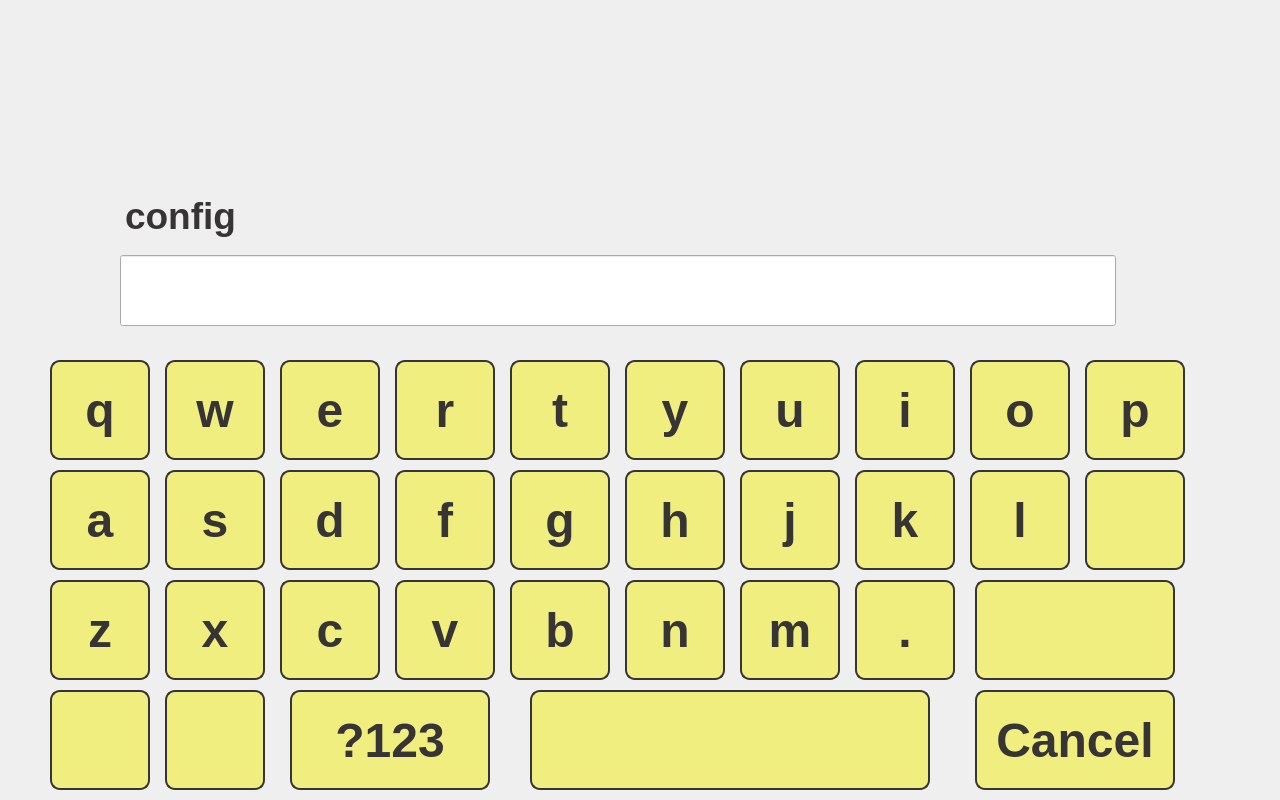
<?xml version="1.0" encoding="UTF-8"?>
<ui version="4.0">
 <class>KeyboardDialog</class>
 <widget class="QDialog" name="KeyboardDialog">
  <property name="geometry">
   <rect>
    <x>0</x>
    <y>0</y>
    <width>1280</width>
    <height>800</height>
   </rect>
  </property>
  <property name="windowTitle">
   <string>Dialog</string>
  </property>
  <property name="styleSheet">
   <string notr="true"/>
  </property>
  <widget class="QPushButton" name="shiftshortButton">
   <property name="geometry">
    <rect>
     <x>50</x>
     <y>690</y>
     <width>100</width>
     <height>100</height>
    </rect>
   </property>
   <property name="minimumSize">
    <size>
     <width>100</width>
     <height>100</height>
    </size>
   </property>
   <property name="styleSheet">
    <string notr="true">background-image: url(:/symbols/resources/shift.png);
background-color: rgb(240, 238, 126);
border-radius: 10px;
border:2px solid rgb(55, 52, 53);</string>
   </property>
   <property name="text">
    <string/>
   </property>
  </widget>
  <widget class="QPushButton" name="Button_1">
   <property name="geometry">
    <rect>
     <x>50</x>
     <y>360</y>
     <width>100</width>
     <height>100</height>
    </rect>
   </property>
   <property name="minimumSize">
    <size>
     <width>100</width>
     <height>100</height>
    </size>
   </property>
   <property name="font">
    <font>
     <family>Liberation Sans</family>
     <pointsize>36</pointsize>
     <weight>75</weight>
     <bold>true</bold>
    </font>
   </property>
   <property name="focusPolicy">
    <enum>Qt::NoFocus</enum>
   </property>
   <property name="styleSheet">
    <string notr="true">background-color: rgb(240, 238, 126);
border-radius: 10px;
border:2px solid rgb(55, 52, 53);
color: rgb(55, 52, 53);</string>
   </property>
   <property name="text">
    <string>q</string>
   </property>
  </widget>
  <widget class="QPushButton" name="shiftlongButton">
   <property name="geometry">
    <rect>
     <x>165</x>
     <y>690</y>
     <width>100</width>
     <height>100</height>
    </rect>
   </property>
   <property name="minimumSize">
    <size>
     <width>100</width>
     <height>100</height>
    </size>
   </property>
   <property name="styleSheet">
    <string notr="true">background-color: rgb(240, 238, 126);
background-image: url(:/symbols/resources/shift_long.png);
border-radius: 10px;
border:2px solid rgb(55, 52, 53);</string>
   </property>
   <property name="text">
    <string/>
   </property>
  </widget>
  <widget class="QPushButton" name="symbolsButton">
   <property name="geometry">
    <rect>
     <x>290</x>
     <y>690</y>
     <width>200</width>
     <height>100</height>
    </rect>
   </property>
   <property name="minimumSize">
    <size>
     <width>200</width>
     <height>100</height>
    </size>
   </property>
   <property name="font">
    <font>
     <family>Liberation Sans</family>
     <pointsize>36</pointsize>
     <weight>75</weight>
     <bold>true</bold>
    </font>
   </property>
   <property name="styleSheet">
    <string notr="true">background-color: rgb(240, 238, 126);
border-radius: 10px;
border:2px solid rgb(55, 52, 53);
color: rgb(55, 52, 53);</string>
   </property>
   <property name="text">
    <string>?123</string>
   </property>
  </widget>
  <widget class="QPushButton" name="spaceButton">
   <property name="geometry">
    <rect>
     <x>530</x>
     <y>690</y>
     <width>400</width>
     <height>100</height>
    </rect>
   </property>
   <property name="minimumSize">
    <size>
     <width>400</width>
     <height>100</height>
    </size>
   </property>
   <property name="styleSheet">
    <string notr="true">background-color: rgb(240, 238, 126);
border-radius: 10px;
border:2px solid rgb(55, 52, 53);</string>
   </property>
   <property name="text">
    <string/>
   </property>
  </widget>
  <widget class="QPushButton" name="cancelButton">
   <property name="geometry">
    <rect>
     <x>975</x>
     <y>690</y>
     <width>200</width>
     <height>100</height>
    </rect>
   </property>
   <property name="minimumSize">
    <size>
     <width>200</width>
     <height>100</height>
    </size>
   </property>
   <property name="font">
    <font>
     <family>Liberation Sans</family>
     <pointsize>36</pointsize>
     <weight>75</weight>
     <bold>true</bold>
    </font>
   </property>
   <property name="styleSheet">
    <string notr="true">background-color: rgb(240, 238, 126);
border-radius: 10px;
border:2px solid rgb(55, 52, 53);
color: rgb(55, 52, 53);</string>
   </property>
   <property name="text">
    <string>Cancel</string>
   </property>
  </widget>
  <widget class="QPushButton" name="Button_2">
   <property name="geometry">
    <rect>
     <x>165</x>
     <y>360</y>
     <width>100</width>
     <height>100</height>
    </rect>
   </property>
   <property name="minimumSize">
    <size>
     <width>100</width>
     <height>100</height>
    </size>
   </property>
   <property name="font">
    <font>
     <family>Liberation Sans</family>
     <pointsize>36</pointsize>
     <weight>75</weight>
     <bold>true</bold>
    </font>
   </property>
   <property name="focusPolicy">
    <enum>Qt::NoFocus</enum>
   </property>
   <property name="styleSheet">
    <string notr="true">background-color: rgb(240, 238, 126);
border-radius: 10px;
border:2px solid rgb(55, 52, 53);
color: rgb(55, 52, 53);</string>
   </property>
   <property name="text">
    <string>w</string>
   </property>
  </widget>
  <widget class="QPushButton" name="Button_4">
   <property name="geometry">
    <rect>
     <x>395</x>
     <y>360</y>
     <width>100</width>
     <height>100</height>
    </rect>
   </property>
   <property name="minimumSize">
    <size>
     <width>100</width>
     <height>100</height>
    </size>
   </property>
   <property name="font">
    <font>
     <family>Liberation Sans</family>
     <pointsize>36</pointsize>
     <weight>75</weight>
     <bold>true</bold>
    </font>
   </property>
   <property name="focusPolicy">
    <enum>Qt::NoFocus</enum>
   </property>
   <property name="styleSheet">
    <string notr="true">background-color: rgb(240, 238, 126);
border-radius: 10px;
border:2px solid rgb(55, 52, 53);
color: rgb(55, 52, 53);</string>
   </property>
   <property name="text">
    <string>r</string>
   </property>
  </widget>
  <widget class="QPushButton" name="Button_3">
   <property name="geometry">
    <rect>
     <x>280</x>
     <y>360</y>
     <width>100</width>
     <height>100</height>
    </rect>
   </property>
   <property name="minimumSize">
    <size>
     <width>100</width>
     <height>100</height>
    </size>
   </property>
   <property name="font">
    <font>
     <family>Liberation Sans</family>
     <pointsize>36</pointsize>
     <weight>75</weight>
     <bold>true</bold>
    </font>
   </property>
   <property name="focusPolicy">
    <enum>Qt::NoFocus</enum>
   </property>
   <property name="styleSheet">
    <string notr="true">background-color: rgb(240, 238, 126);
border-radius: 10px;
border:2px solid rgb(55, 52, 53);
color: rgb(55, 52, 53);</string>
   </property>
   <property name="text">
    <string>e</string>
   </property>
  </widget>
  <widget class="QPushButton" name="Button_7">
   <property name="geometry">
    <rect>
     <x>740</x>
     <y>360</y>
     <width>100</width>
     <height>100</height>
    </rect>
   </property>
   <property name="minimumSize">
    <size>
     <width>100</width>
     <height>100</height>
    </size>
   </property>
   <property name="font">
    <font>
     <family>Liberation Sans</family>
     <pointsize>36</pointsize>
     <weight>75</weight>
     <bold>true</bold>
    </font>
   </property>
   <property name="focusPolicy">
    <enum>Qt::NoFocus</enum>
   </property>
   <property name="styleSheet">
    <string notr="true">background-color: rgb(240, 238, 126);
border-radius: 10px;
border:2px solid rgb(55, 52, 53);
color: rgb(55, 52, 53);</string>
   </property>
   <property name="text">
    <string>u</string>
   </property>
  </widget>
  <widget class="QPushButton" name="Button_6">
   <property name="geometry">
    <rect>
     <x>625</x>
     <y>360</y>
     <width>100</width>
     <height>100</height>
    </rect>
   </property>
   <property name="minimumSize">
    <size>
     <width>100</width>
     <height>100</height>
    </size>
   </property>
   <property name="font">
    <font>
     <family>Liberation Sans</family>
     <pointsize>36</pointsize>
     <weight>75</weight>
     <bold>true</bold>
    </font>
   </property>
   <property name="focusPolicy">
    <enum>Qt::NoFocus</enum>
   </property>
   <property name="styleSheet">
    <string notr="true">background-color: rgb(240, 238, 126);
border-radius: 10px;
border:2px solid rgb(55, 52, 53);
color: rgb(55, 52, 53);</string>
   </property>
   <property name="text">
    <string>y</string>
   </property>
  </widget>
  <widget class="QPushButton" name="Button_5">
   <property name="geometry">
    <rect>
     <x>510</x>
     <y>360</y>
     <width>100</width>
     <height>100</height>
    </rect>
   </property>
   <property name="minimumSize">
    <size>
     <width>100</width>
     <height>100</height>
    </size>
   </property>
   <property name="font">
    <font>
     <family>Liberation Sans</family>
     <pointsize>36</pointsize>
     <weight>75</weight>
     <bold>true</bold>
    </font>
   </property>
   <property name="focusPolicy">
    <enum>Qt::NoFocus</enum>
   </property>
   <property name="styleSheet">
    <string notr="true">background-color: rgb(240, 238, 126);
border-radius: 10px;
border:2px solid rgb(55, 52, 53);
color: rgb(55, 52, 53);</string>
   </property>
   <property name="text">
    <string>t</string>
   </property>
  </widget>
  <widget class="QPushButton" name="Button_8">
   <property name="geometry">
    <rect>
     <x>855</x>
     <y>360</y>
     <width>100</width>
     <height>100</height>
    </rect>
   </property>
   <property name="minimumSize">
    <size>
     <width>100</width>
     <height>100</height>
    </size>
   </property>
   <property name="font">
    <font>
     <family>Liberation Sans</family>
     <pointsize>36</pointsize>
     <weight>75</weight>
     <bold>true</bold>
    </font>
   </property>
   <property name="focusPolicy">
    <enum>Qt::NoFocus</enum>
   </property>
   <property name="styleSheet">
    <string notr="true">background-color: rgb(240, 238, 126);
border-radius: 10px;
border:2px solid rgb(55, 52, 53);
color: rgb(55, 52, 53);</string>
   </property>
   <property name="text">
    <string>i</string>
   </property>
  </widget>
  <widget class="QPushButton" name="Button_9">
   <property name="geometry">
    <rect>
     <x>970</x>
     <y>360</y>
     <width>100</width>
     <height>100</height>
    </rect>
   </property>
   <property name="minimumSize">
    <size>
     <width>100</width>
     <height>100</height>
    </size>
   </property>
   <property name="font">
    <font>
     <family>Liberation Sans</family>
     <pointsize>36</pointsize>
     <weight>75</weight>
     <bold>true</bold>
    </font>
   </property>
   <property name="focusPolicy">
    <enum>Qt::NoFocus</enum>
   </property>
   <property name="styleSheet">
    <string notr="true">background-color: rgb(240, 238, 126);
border-radius: 10px;
border:2px solid rgb(55, 52, 53);
color: rgb(55, 52, 53);</string>
   </property>
   <property name="text">
    <string>o</string>
   </property>
  </widget>
  <widget class="QPushButton" name="Button_10">
   <property name="geometry">
    <rect>
     <x>1085</x>
     <y>360</y>
     <width>100</width>
     <height>100</height>
    </rect>
   </property>
   <property name="minimumSize">
    <size>
     <width>100</width>
     <height>100</height>
    </size>
   </property>
   <property name="font">
    <font>
     <family>Liberation Sans</family>
     <pointsize>36</pointsize>
     <weight>75</weight>
     <bold>true</bold>
    </font>
   </property>
   <property name="focusPolicy">
    <enum>Qt::NoFocus</enum>
   </property>
   <property name="styleSheet">
    <string notr="true">background-color: rgb(240, 238, 126);
border-radius: 10px;
border:2px solid rgb(55, 52, 53);
color: rgb(55, 52, 53);</string>
   </property>
   <property name="text">
    <string>p</string>
   </property>
  </widget>
  <widget class="QPushButton" name="Button_13">
   <property name="geometry">
    <rect>
     <x>280</x>
     <y>470</y>
     <width>100</width>
     <height>100</height>
    </rect>
   </property>
   <property name="minimumSize">
    <size>
     <width>100</width>
     <height>100</height>
    </size>
   </property>
   <property name="font">
    <font>
     <family>Liberation Sans</family>
     <pointsize>36</pointsize>
     <weight>75</weight>
     <bold>true</bold>
    </font>
   </property>
   <property name="focusPolicy">
    <enum>Qt::NoFocus</enum>
   </property>
   <property name="styleSheet">
    <string notr="true">background-color: rgb(240, 238, 126);
border-radius: 10px;
border:2px solid rgb(55, 52, 53);
color: rgb(55, 52, 53);</string>
   </property>
   <property name="text">
    <string>d</string>
   </property>
  </widget>
  <widget class="QPushButton" name="Button_12">
   <property name="geometry">
    <rect>
     <x>165</x>
     <y>470</y>
     <width>100</width>
     <height>100</height>
    </rect>
   </property>
   <property name="minimumSize">
    <size>
     <width>100</width>
     <height>100</height>
    </size>
   </property>
   <property name="font">
    <font>
     <family>Liberation Sans</family>
     <pointsize>36</pointsize>
     <weight>75</weight>
     <bold>true</bold>
    </font>
   </property>
   <property name="focusPolicy">
    <enum>Qt::NoFocus</enum>
   </property>
   <property name="styleSheet">
    <string notr="true">background-color: rgb(240, 238, 126);
border-radius: 10px;
border:2px solid rgb(55, 52, 53);
color: rgb(55, 52, 53);</string>
   </property>
   <property name="text">
    <string>s</string>
   </property>
  </widget>
  <widget class="QPushButton" name="Button_15">
   <property name="geometry">
    <rect>
     <x>510</x>
     <y>470</y>
     <width>100</width>
     <height>100</height>
    </rect>
   </property>
   <property name="minimumSize">
    <size>
     <width>100</width>
     <height>100</height>
    </size>
   </property>
   <property name="font">
    <font>
     <family>Liberation Sans</family>
     <pointsize>36</pointsize>
     <weight>75</weight>
     <bold>true</bold>
    </font>
   </property>
   <property name="focusPolicy">
    <enum>Qt::NoFocus</enum>
   </property>
   <property name="styleSheet">
    <string notr="true">background-color: rgb(240, 238, 126);
border-radius: 10px;
border:2px solid rgb(55, 52, 53);
color: rgb(55, 52, 53);</string>
   </property>
   <property name="text">
    <string>g</string>
   </property>
  </widget>
  <widget class="QPushButton" name="Button_11">
   <property name="geometry">
    <rect>
     <x>50</x>
     <y>470</y>
     <width>100</width>
     <height>100</height>
    </rect>
   </property>
   <property name="minimumSize">
    <size>
     <width>100</width>
     <height>100</height>
    </size>
   </property>
   <property name="font">
    <font>
     <family>Liberation Sans</family>
     <pointsize>36</pointsize>
     <weight>75</weight>
     <bold>true</bold>
    </font>
   </property>
   <property name="focusPolicy">
    <enum>Qt::NoFocus</enum>
   </property>
   <property name="styleSheet">
    <string notr="true">background-color: rgb(240, 238, 126);
border-radius: 10px;
border:2px solid rgb(55, 52, 53);
color: rgb(55, 52, 53);</string>
   </property>
   <property name="text">
    <string>a</string>
   </property>
  </widget>
  <widget class="QPushButton" name="Button_14">
   <property name="geometry">
    <rect>
     <x>395</x>
     <y>470</y>
     <width>100</width>
     <height>100</height>
    </rect>
   </property>
   <property name="minimumSize">
    <size>
     <width>100</width>
     <height>100</height>
    </size>
   </property>
   <property name="font">
    <font>
     <family>Liberation Sans</family>
     <pointsize>36</pointsize>
     <weight>75</weight>
     <bold>true</bold>
    </font>
   </property>
   <property name="focusPolicy">
    <enum>Qt::NoFocus</enum>
   </property>
   <property name="styleSheet">
    <string notr="true">background-color: rgb(240, 238, 126);
border-radius: 10px;
border:2px solid rgb(55, 52, 53);
color: rgb(55, 52, 53);</string>
   </property>
   <property name="text">
    <string>f</string>
   </property>
  </widget>
  <widget class="QPushButton" name="Button_16">
   <property name="geometry">
    <rect>
     <x>625</x>
     <y>470</y>
     <width>100</width>
     <height>100</height>
    </rect>
   </property>
   <property name="minimumSize">
    <size>
     <width>100</width>
     <height>100</height>
    </size>
   </property>
   <property name="font">
    <font>
     <family>Liberation Sans</family>
     <pointsize>36</pointsize>
     <weight>75</weight>
     <bold>true</bold>
    </font>
   </property>
   <property name="focusPolicy">
    <enum>Qt::NoFocus</enum>
   </property>
   <property name="styleSheet">
    <string notr="true">background-color: rgb(240, 238, 126);
border-radius: 10px;
border:2px solid rgb(55, 52, 53);
color: rgb(55, 52, 53);</string>
   </property>
   <property name="text">
    <string>h</string>
   </property>
  </widget>
  <widget class="QPushButton" name="backButton">
   <property name="geometry">
    <rect>
     <x>1085</x>
     <y>470</y>
     <width>100</width>
     <height>100</height>
    </rect>
   </property>
   <property name="minimumSize">
    <size>
     <width>100</width>
     <height>100</height>
    </size>
   </property>
   <property name="font">
    <font>
     <family>Liberation Sans</family>
     <pointsize>36</pointsize>
     <weight>75</weight>
     <bold>true</bold>
    </font>
   </property>
   <property name="focusPolicy">
    <enum>Qt::NoFocus</enum>
   </property>
   <property name="styleSheet">
    <string notr="true">background-color: rgb(240, 238, 126);
background-image: url(:/symbols/resources/backspace.png);
border-radius: 10px;
border:2px solid rgb(55, 52, 53);
color: rgb(55, 52, 53);</string>
   </property>
   <property name="text">
    <string/>
   </property>
  </widget>
  <widget class="QPushButton" name="Button_18">
   <property name="geometry">
    <rect>
     <x>855</x>
     <y>470</y>
     <width>100</width>
     <height>100</height>
    </rect>
   </property>
   <property name="minimumSize">
    <size>
     <width>100</width>
     <height>100</height>
    </size>
   </property>
   <property name="font">
    <font>
     <family>Liberation Sans</family>
     <pointsize>36</pointsize>
     <weight>75</weight>
     <bold>true</bold>
    </font>
   </property>
   <property name="focusPolicy">
    <enum>Qt::NoFocus</enum>
   </property>
   <property name="styleSheet">
    <string notr="true">background-color: rgb(240, 238, 126);
border-radius: 10px;
border:2px solid rgb(55, 52, 53);
color: rgb(55, 52, 53);</string>
   </property>
   <property name="text">
    <string>k</string>
   </property>
  </widget>
  <widget class="QPushButton" name="Button_17">
   <property name="geometry">
    <rect>
     <x>740</x>
     <y>470</y>
     <width>100</width>
     <height>100</height>
    </rect>
   </property>
   <property name="minimumSize">
    <size>
     <width>100</width>
     <height>100</height>
    </size>
   </property>
   <property name="font">
    <font>
     <family>Liberation Sans</family>
     <pointsize>36</pointsize>
     <weight>75</weight>
     <bold>true</bold>
    </font>
   </property>
   <property name="focusPolicy">
    <enum>Qt::NoFocus</enum>
   </property>
   <property name="styleSheet">
    <string notr="true">background-color: rgb(240, 238, 126);
border-radius: 10px;
border:2px solid rgb(55, 52, 53);
color: rgb(55, 52, 53);</string>
   </property>
   <property name="text">
    <string>j</string>
   </property>
  </widget>
  <widget class="QPushButton" name="Button_19">
   <property name="geometry">
    <rect>
     <x>970</x>
     <y>470</y>
     <width>100</width>
     <height>100</height>
    </rect>
   </property>
   <property name="minimumSize">
    <size>
     <width>100</width>
     <height>100</height>
    </size>
   </property>
   <property name="font">
    <font>
     <family>Liberation Sans</family>
     <pointsize>36</pointsize>
     <weight>75</weight>
     <bold>true</bold>
    </font>
   </property>
   <property name="focusPolicy">
    <enum>Qt::NoFocus</enum>
   </property>
   <property name="styleSheet">
    <string notr="true">background-color: rgb(240, 238, 126);
border-radius: 10px;
border:2px solid rgb(55, 52, 53);
color: rgb(55, 52, 53);</string>
   </property>
   <property name="text">
    <string>l</string>
   </property>
  </widget>
  <widget class="QPushButton" name="Button_23">
   <property name="geometry">
    <rect>
     <x>395</x>
     <y>580</y>
     <width>100</width>
     <height>100</height>
    </rect>
   </property>
   <property name="minimumSize">
    <size>
     <width>100</width>
     <height>100</height>
    </size>
   </property>
   <property name="font">
    <font>
     <family>Liberation Sans</family>
     <pointsize>36</pointsize>
     <weight>75</weight>
     <bold>true</bold>
    </font>
   </property>
   <property name="focusPolicy">
    <enum>Qt::NoFocus</enum>
   </property>
   <property name="styleSheet">
    <string notr="true">background-color: rgb(240, 238, 126);
border-radius: 10px;
border:2px solid rgb(55, 52, 53);
color: rgb(55, 52, 53);</string>
   </property>
   <property name="text">
    <string>v</string>
   </property>
  </widget>
  <widget class="QPushButton" name="Button_24">
   <property name="geometry">
    <rect>
     <x>510</x>
     <y>580</y>
     <width>100</width>
     <height>100</height>
    </rect>
   </property>
   <property name="minimumSize">
    <size>
     <width>100</width>
     <height>100</height>
    </size>
   </property>
   <property name="font">
    <font>
     <family>Liberation Sans</family>
     <pointsize>36</pointsize>
     <weight>75</weight>
     <bold>true</bold>
    </font>
   </property>
   <property name="focusPolicy">
    <enum>Qt::NoFocus</enum>
   </property>
   <property name="styleSheet">
    <string notr="true">background-color: rgb(240, 238, 126);
border-radius: 10px;
border:2px solid rgb(55, 52, 53);
color: rgb(55, 52, 53);</string>
   </property>
   <property name="text">
    <string>b</string>
   </property>
  </widget>
  <widget class="QPushButton" name="Button_25">
   <property name="geometry">
    <rect>
     <x>625</x>
     <y>580</y>
     <width>100</width>
     <height>100</height>
    </rect>
   </property>
   <property name="minimumSize">
    <size>
     <width>100</width>
     <height>100</height>
    </size>
   </property>
   <property name="font">
    <font>
     <family>Liberation Sans</family>
     <pointsize>36</pointsize>
     <weight>75</weight>
     <bold>true</bold>
    </font>
   </property>
   <property name="focusPolicy">
    <enum>Qt::NoFocus</enum>
   </property>
   <property name="styleSheet">
    <string notr="true">background-color: rgb(240, 238, 126);
border-radius: 10px;
border:2px solid rgb(55, 52, 53);
color: rgb(55, 52, 53);</string>
   </property>
   <property name="text">
    <string>n</string>
   </property>
  </widget>
  <widget class="QPushButton" name="Button_22">
   <property name="geometry">
    <rect>
     <x>280</x>
     <y>580</y>
     <width>100</width>
     <height>100</height>
    </rect>
   </property>
   <property name="minimumSize">
    <size>
     <width>100</width>
     <height>100</height>
    </size>
   </property>
   <property name="font">
    <font>
     <family>Liberation Sans</family>
     <pointsize>36</pointsize>
     <weight>75</weight>
     <bold>true</bold>
    </font>
   </property>
   <property name="focusPolicy">
    <enum>Qt::NoFocus</enum>
   </property>
   <property name="styleSheet">
    <string notr="true">background-color: rgb(240, 238, 126);
border-radius: 10px;
border:2px solid rgb(55, 52, 53);
color: rgb(55, 52, 53);</string>
   </property>
   <property name="text">
    <string>c</string>
   </property>
  </widget>
  <widget class="QPushButton" name="Button_20">
   <property name="geometry">
    <rect>
     <x>50</x>
     <y>580</y>
     <width>100</width>
     <height>100</height>
    </rect>
   </property>
   <property name="minimumSize">
    <size>
     <width>100</width>
     <height>100</height>
    </size>
   </property>
   <property name="font">
    <font>
     <family>Liberation Sans</family>
     <pointsize>36</pointsize>
     <weight>75</weight>
     <bold>true</bold>
    </font>
   </property>
   <property name="focusPolicy">
    <enum>Qt::NoFocus</enum>
   </property>
   <property name="styleSheet">
    <string notr="true">background-color: rgb(240, 238, 126);
border-radius: 10px;
border:2px solid rgb(55, 52, 53);
color: rgb(55, 52, 53);</string>
   </property>
   <property name="text">
    <string>z</string>
   </property>
  </widget>
  <widget class="QPushButton" name="Button_21">
   <property name="geometry">
    <rect>
     <x>165</x>
     <y>580</y>
     <width>100</width>
     <height>100</height>
    </rect>
   </property>
   <property name="minimumSize">
    <size>
     <width>100</width>
     <height>100</height>
    </size>
   </property>
   <property name="font">
    <font>
     <family>Liberation Sans</family>
     <pointsize>36</pointsize>
     <weight>75</weight>
     <bold>true</bold>
    </font>
   </property>
   <property name="focusPolicy">
    <enum>Qt::NoFocus</enum>
   </property>
   <property name="styleSheet">
    <string notr="true">background-color: rgb(240, 238, 126);
border-radius: 10px;
border:2px solid rgb(55, 52, 53);
color: rgb(55, 52, 53);</string>
   </property>
   <property name="text">
    <string>x</string>
   </property>
  </widget>
  <widget class="QPushButton" name="Button_27">
   <property name="geometry">
    <rect>
     <x>855</x>
     <y>580</y>
     <width>100</width>
     <height>100</height>
    </rect>
   </property>
   <property name="minimumSize">
    <size>
     <width>100</width>
     <height>100</height>
    </size>
   </property>
   <property name="font">
    <font>
     <family>Liberation Sans</family>
     <pointsize>36</pointsize>
     <weight>75</weight>
     <bold>true</bold>
    </font>
   </property>
   <property name="focusPolicy">
    <enum>Qt::NoFocus</enum>
   </property>
   <property name="styleSheet">
    <string notr="true">background-color: rgb(240, 238, 126);
border-radius: 10px;
border:2px solid rgb(55, 52, 53);
color: rgb(55, 52, 53);</string>
   </property>
   <property name="text">
    <string>.</string>
   </property>
  </widget>
  <widget class="QPushButton" name="Button_26">
   <property name="geometry">
    <rect>
     <x>740</x>
     <y>580</y>
     <width>100</width>
     <height>100</height>
    </rect>
   </property>
   <property name="minimumSize">
    <size>
     <width>100</width>
     <height>100</height>
    </size>
   </property>
   <property name="font">
    <font>
     <family>Liberation Sans</family>
     <pointsize>36</pointsize>
     <weight>75</weight>
     <bold>true</bold>
    </font>
   </property>
   <property name="focusPolicy">
    <enum>Qt::NoFocus</enum>
   </property>
   <property name="styleSheet">
    <string notr="true">background-color: rgb(240, 238, 126);
border-radius: 10px;
border:2px solid rgb(55, 52, 53);
color: rgb(55, 52, 53);</string>
   </property>
   <property name="text">
    <string>m</string>
   </property>
  </widget>
  <widget class="QLineEdit" name="configEdit">
   <property name="geometry">
    <rect>
     <x>120</x>
     <y>255</y>
     <width>996</width>
     <height>71</height>
    </rect>
   </property>
   <property name="font">
    <font>
     <family>Liberation Sans</family>
     <pointsize>28</pointsize>
     <weight>75</weight>
     <bold>true</bold>
    </font>
   </property>
   <property name="styleSheet">
    <string notr="true">color: rgb(55, 52, 53);</string>
   </property>
  </widget>
  <widget class="QLabel" name="configLabel">
   <property name="geometry">
    <rect>
     <x>125</x>
     <y>190</y>
     <width>986</width>
     <height>51</height>
    </rect>
   </property>
   <property name="font">
    <font>
     <family>Liberation Sans</family>
     <pointsize>28</pointsize>
     <weight>75</weight>
     <bold>true</bold>
    </font>
   </property>
   <property name="styleSheet">
    <string notr="true">color: rgb(55, 52, 53);</string>
   </property>
   <property name="text">
    <string>config</string>
   </property>
  </widget>
  <widget class="QPushButton" name="enterButton">
   <property name="geometry">
    <rect>
     <x>975</x>
     <y>580</y>
     <width>200</width>
     <height>100</height>
    </rect>
   </property>
   <property name="minimumSize">
    <size>
     <width>200</width>
     <height>100</height>
    </size>
   </property>
   <property name="font">
    <font>
     <family>Liberation Sans</family>
     <pointsize>36</pointsize>
     <weight>75</weight>
     <bold>true</bold>
    </font>
   </property>
   <property name="styleSheet">
    <string notr="true">background-color: rgb(240, 238, 126);
background-image: url(:/symbols/resources/enter.png);
border-radius: 10px;
border:2px solid rgb(55, 52, 53);
color: rgb(55, 52, 53);</string>
   </property>
   <property name="text">
    <string/>
   </property>
  </widget>
 </widget>
 <resources>
  <include location="wifi_res.qrc"/>
 </resources>
 <connections/>
</ui>
